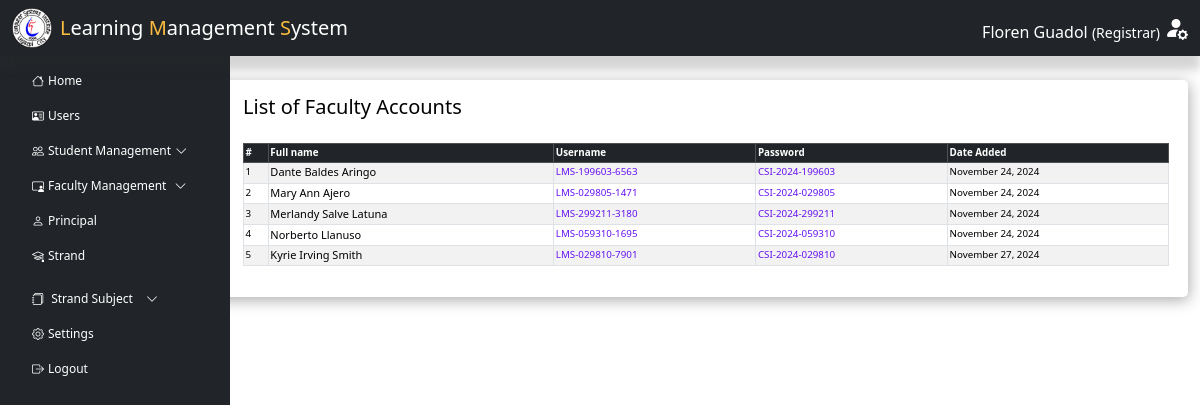
The page /admin/index.php?page=teacher_accounts (signed in) on the database as committed earlier.
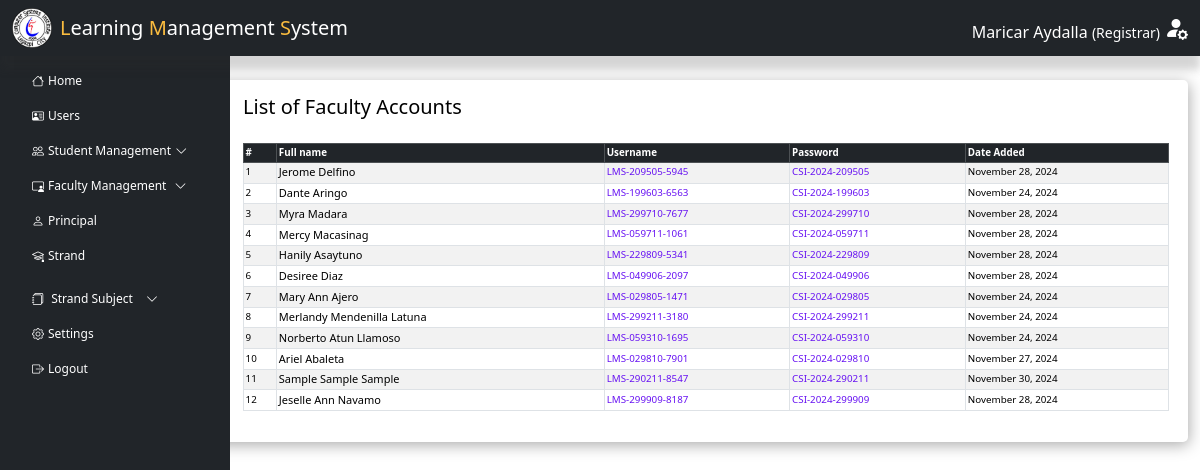
The same page on the database as committed later.
### tables this page shows
CREATE TABLE `registrar` (
  `registrar_id` varchar(50) NOT NULL,
  `firstname` varchar(50) NOT NULL,
  `middlename` varchar(50) DEFAULT NULL,
  `lastname` varchar(50) NOT NULL,
  `contact` varchar(15) NOT NULL,
  `gender` varchar(10) NOT NULL,
  `email` varchar(50) NOT NULL,
  `address` varchar(50) NOT NULL,
  `image` varchar(255) NOT NULL,
  `id` varchar(50) NOT NULL COMMENT 'User ID'
);

CREATE TABLE `teacher` (
  `teacher_id` varchar(50) NOT NULL COMMENT 'Primary key',
  `teacher_fname` varchar(50) NOT NULL,
  `teacher_mname` varchar(50) DEFAULT NULL,
  `teacher_lname` varchar(50) NOT NULL,
  `teacher_contact` varchar(15) NOT NULL,
  `teacher_gender` varchar(50) DEFAULT NULL,
  `teacher_dob` date NOT NULL,
  `status` varchar(50) DEFAULT NULL,
  `teacher_address` varchar(150) NOT NULL,
  `image` varchar(255) NOT NULL,
  `id` varchar(50) DEFAULT NULL COMMENT 'User ID'
);

CREATE TABLE `users` (
  `user_num` int NOT NULL,
  `id` varchar(50) NOT NULL,
  `username` varchar(50) DEFAULT NULL,
  `password` varchar(100) DEFAULT NULL,
  `role` varchar(50) NOT NULL,
  `date_added` datetime DEFAULT CURRENT_TIMESTAMP
);

### includes/dbh-inc.php (called while the page is built)
<?php
include "function.php";
$mySQLFunction = new myDataBase("localhost", "root", "Nicolas051002", "lms_db");

### includes/function.php (called while the page is built, shortened)
<?php
class myDataBase
{
    private $hostname;
    private $username;
    private $password;
    private $database;
    public $con;
    public function __construct($hostname, $username, $password, $database)
    {
        $this->hostname = $hostname;
        $this->username = $username;
        $this->password = $password;
        $this->database = $database;
    }
    public function connection()
    {
        try {
            if (!$this->con) {
                $this->con = mysqli_connect($this->hostname, $this->username, $this->password, $this->database);
                if ($this->con) {
                    return true;
                } else {
                    return false;
                }
            } else {
                return true;
            }
        } catch (mysqli_sql_exception $e) {
            echo $e;
        }
    }
    public function disconnect()
    {
        if ($this->con) {
            if (mysqli_close($this->con)) {
                $this->con = false;
                return true;
            } else {
                return false;
            }
        } else {
            return true;
        }
    }
    public function generatePassword($dob)
    {
        $year = date('Y');
        $dob = new DateTime($dob);
        $dobyear = $dob->format('y');
        $month = $dob->format('m');
        $day = $dob->format('d');
        $studPassword = "CSI-{$year}-{$day}{$dobyear}{$month}";
        return $studPassword;
    }
    public function getTeacherAccounts($role = 'TEACHER')
    {
        $stmt = $this->con->prepare("
        SELECT u.id, u.username, u.password, u.role, u.date_added,
        t.teacher_dob, t.teacher_fname, t.teacher_mname, t.teacher_lname
        FROM `users` u
        JOIN `teacher` t ON u.id = t.id
        WHERE u.role = ?
        ORDER BY u.id
        ");
        $stmt->bind_param('s', $role);
        $stmt->execute();
        $stored = $stmt->get_result()->fetch_all(MYSQLI_ASSOC);
        return $stored;
    }
}

### admin/teacher_accounts.php (the view, shortened to what this page needs)
<?php
include "../includes/dbh-inc.php";
$mySQLFunction->connection();
$mySQLFunction->disconnect();
?>
<main class="col-md-12 ms-sm-auto col-lg-10">
    <div class="container">
        <div class="row">
            <div class="col-12">
                <div class="data-table">
                    <div class="d-flex justify-content-between flex-wrap flex-md-nowrap align-items-center mb-3  ms-3 me-3">
                        <h5 class="text-black">List of Faculty Accounts</h5>
                    </div>
                    <div class="table-responsive small ms-3 me-1">
                        <table id="example" class="table table-bordered table-striped table-sm align-middle">
                            <thead class="table-dark">
                                <tr>
                                    <th scope="col">#</th>
                                    <th scope="col">Full name</th>
                                    <th scope="col">Username</th>
                                    <th scope="col">Password</th>
                                    <th scope="col">Date Added</th>
                                </tr>
                            </thead>
                            <tbody>
                                <?php
                                $mySQLFunction->connection();
                                $result = $mySQLFunction->getTeacherAccounts('TEACHER');
                                if (!empty($result)) {
                                    $count = 1;
                                    foreach ($result as $row) {
                                        $addedDate = new DateTime($row['date_added']);
                                        $formattedDate = $addedDate->format('F j, Y');
                                        if (isset($row['teacher_dob'])) {
                                            $formattedPassword = $mySQLFunction->generatePassword($row['teacher_dob']);
                                        } else {
                                            $formattedPassword = "N/A";
                                        }
                                        echo '<tr>';
                                        echo '<td>' . $count . '</td>';
                                        echo '<td style="font-size:11px;">' .  ucwords(strtolower($row["teacher_fname"] . ' ' . $row["teacher_mname"] . ' ' . $row["teacher_lname"])) . '</td>';
                                        echo '<td style="color: #6610f2; font-weight:500;">' . $row["username"] . '</td>';
                                        echo '<td style="color: #6610f2; font-weight:500;">' . $formattedPassword . '</td>';
                                        echo '<td>' . $formattedDate . '</td>';
                                        echo '</tr>';
                                        $count++;
                                    }
                                } else {
                                    echo '<tr>
                                <td colspan="10" class="text-center">Teacher accounts not found.<br>
                                </td>
                              </tr>';
                                }
                                echo '</tbody>';
                                echo '</table>';
                                ?>
                    </div>
                </div>
            </div>
        </div>
    </div>
</main>

### admin/includes/header.php (shortened to what this page needs)
<?php
$host = 'localhost';
$dbname = 'lms_db';
$username = 'root';
$password = 'Nicolas051002';
try {
    $conn = new PDO("mysql:host=$host;dbname=$dbname;charset=utf8", $username, $password);
    $conn->setAttribute(PDO::ATTR_ERRMODE, PDO::ERRMODE_EXCEPTION);
    $conn->setAttribute(PDO::ATTR_DEFAULT_FETCH_MODE, PDO::FETCH_ASSOC);
} catch (PDOException $e) {
    echo "Connection failed: " . $e->getMessage();
    exit();
}
function getAdminInfo($conn)
{
    $sql = "SELECT * FROM registrar";
    $stmt = $conn->query($sql);
    return $stmt ? $stmt->fetchAll() : [];
}
$users = getAdminInfo($conn);
foreach ($users as $user) {
    $fullName = ucwords(strtolower($user['firstname'] . ' ' . $user['lastname']));
}
?>
<!DOCTYPE html>
<html lang="en">
<head>
    <link rel="stylesheet" href="../../assets/bootstrap-5.3.3-dist/css/bootstrap.min.css">
    <link rel="stylesheet" href="../assets/css/admin.css?v=<?php echo time(); ?>" />
    <link rel="stylesheet" href="https://cdn.jsdelivr.net/npm/bootstrap-icons/font/bootstrap-icons.css">
    <link href="https://cdnjs.cloudflare.com/ajax/libs/select2/4.0.13/css/select2.min.css" rel="stylesheet" />
    <link href="https://cdn.jsdelivr.net/npm/bootstrap@5.3.3/dist/css/bootstrap.min.css" rel="stylesheet">
    <link href="https://cdn.datatables.net/1.13.4/css/jquery.dataTables.min.css" rel="stylesheet">
    <link rel="stylesheet" href="https://cdn.datatables.net/buttons/2.3.6/css/buttons.dataTables.min.css">
    <link rel="stylesheet" href="//cdnjs.cloudflare.com/ajax/libs/morris.js/0.5.1/morris.css">
    <link rel="stylesheet" href="https://cdnjs.cloudflare.com/ajax/libs/animate.css/4.1.1/animate.min.css">
</head>
<body>
    <nav class="navbar navbar-expand-lg navbar-light bg-dark nav-shadow">
        <div class="container-fluid">
            <div class="image d-flex align-items-center">
                <a href="?page=home">
                    <span class="d-none d-lg-inline">
                        <img src="../assets/img/csi.webp" alt="LMS Logo">
                    </span>
                </a>
                <div class="navbar-brand text-white d-none d-lg-inline">
                    <span class="color">L</span>earning <span class="color">M</span>anagement
                    <span class="color">S</span>ystem
                </div>
            </div>
            <div class="dropdown d-none d-lg-block ms-auto">
                <a href="#" class="d-flex align-items-center text-decoration-none" id="profileDropdown" data-bs-toggle="dropdown" aria-expanded="false">
                    <span class="text-white me-1 mt-2" style="font-weight: 400;">
                        <?php
                        echo ucwords(strtolower($fullName));
                        ?>
                        <small>(Registrar)</small>
                    </span>
                    <i class="bi bi-person-fill-gear text-white" style="font-size: 1.5rem;"></i>
                </a>
            </div>
        </div>
    </nav>
    <header>
        <div class="container-fluid">
            <div class="row mt-4">
                <nav id="sidebar" class="col-md-3 bg-dark sidebar offcanvas-md offcanvas-start" style="max-width: 230px;">
                    <div class="position-sticky text-white ">
                        <ul class="nav flex-column ">
                            <div class="nav-link fw-bold dasboard d-none d-lg-inline mb-3">
                            </div>
                            <li class="nav-item">
                                <a class="nav-link active" href="index.php?page=home ">
                                    <i class="bi bi-house me-1"></i>Home
                                </a>
                            </li>
                            <li class="nav-item">
                                <a class="nav-link active sm-5" href="index.php?page=users">
                                    <i class="bi bi-person-vcard me-1"></i>Users
                                </a>
                            </li>
                            <li class="nav-item">
                                <a class="nav-link  text-white" href="#studentMenu" data-bs-toggle="collapse" aria-expanded="false" id="studentDropdown">
                                    <i class="bi  bi-people me-1"></i>Student Management <i class="bi bi-chevron-down" style="margin-left: 1px;" id="studentIcon"></i>
                                </a>
                            </li>
                            <li class="nav-item">
                                <a class="nav-link  text-white" href="#facultyMenu" data-bs-toggle="collapse" aria-expanded="false" id="studentDropdown">
                                    <i class="bi bi-person-video3 me-1"></i>Faculty Management <i class="bi bi-chevron-down" style="margin-left: 5px;" id="facultyIcon"></i>
                                </a>
                            </li>
                            <li class="nav-item">
                                <a class="nav-link active" href="index.php?page=principal">
                                    <i class="bi bi-person me-1"></i>Principal
                                </a>
                            </li>
                            <li class="nav-item">
                                <a class="nav-link active" href="index.php?page=strand">
                                    <i class="bi bi-mortarboard me-1"></i>Strand
                                </a>
                            </li>
                            <li class="nav-item mt-2">
                                <a class="nav-link text-white" href="#strandSubjectMenu" data-bs-toggle="collapse" aria-expanded="false" id="strandDropdown">
                                    <i class="bi bi-journals me-1"></i> Strand Subject
                                    <i class="bi bi-chevron-down" style="margin-left: 10px;" id="strandIcon"></i>
                                </a>
                            </li>
                            <li class="nav-item">
                                <a class="nav-link active" href="index.php?page=settings">
                                    <i class="bi bi-gear me-1"></i>Settings
                                </a>
                            </li>
                            <li class="nav-item">
                                <a type="button" class="nav-link active" data-bs-toggle="modal" data-bs-target="#logoutModal">
                                    <i class="bi bi-box-arrow-right me-1"></i>Logout
                                </a>
                            </li>
                        </ul>
                    </div>
                </nav>
            </div>
        </div>
    </header>

### admin/index.php (shortened to what this page needs)
<?php
include "./includes/header.php";
?>
    <?php
    $page = isset($_GET["page"]) ? $_GET["page"] : "home";
    switch ($page) {
        case "teacher_accounts":
            require_once 'teacher_accounts.php';
            break;
    }
    ?>

### assets/css/admin.css (style rules this page uses)
body { font-family: "Segoe UI", Tahoma, Geneva, Verdana, sans-serif; background-color: #f1f4f9; }
.navbar { position: fixed; top: 0; width: 100%; z-index: 1000; background-color: #ffffff; box-shadow: 0 2px 5px rgba(0, 0, 0, 0.1); transition: all 0.3s; padding: 0.5rem 1rem; }
.color { color: #fabc3f; }
.nav-shadow { box-shadow: 0 14px 8px rgba(49, 49, 49, 0.2); }
.navbar .image { display: flex; align-items: center; gap: 0.5rem; font-weight: 500; font-size: 20px; }
.navbar .image img { height: 40px; }
.sidebar { color: #fff; padding: 20px; height: 100vh; position: fixed; top: 0; left: 0; overflow-y: auto; }
.sidebar ul { list-style: none; padding: 0; margin: 0; }
.sidebar li { margin-bottom: 5px; }
.sidebar a { color: #fff; text-decoration: none; }
.sidebar .nav-link { padding: 6px 20px; font-size: 12px; color: #fff; transition: background-color 0.3s ease, color 0.3s ease; border-radius: 5px; }
.data-table { background: #fff; padding: 15px; margin-bottom: 15px; box-shadow: 1px 3px 15px #aaa; border-radius: 5px; align-items: center; justify-content: center; }
.table-responsive { max-height: 410px; overflow-y: auto; }
.data-table { font-size: 0.9em; }
.table th, .table td { padding: 0.1rem; }

### admin/teacher_accounts.php (style rules this page uses)
.data-table { font-size: 0.7em; }
.table th, .table td { padding: 0.1rem; }

Rows that differ between the two databases and show on the page:
changed registrar: fullName "Floren Guadol" → "Maricar Aydalla"
added teacher: teacher_fname+teacher_mname+teacher_lname "Jerome Delfino", id.username "LMS-209505-5945", teacher_dob "CSI-2024-209505", id.date_added "November 28, 2024"
changed teacher "LMS-199603-6563": teacher_fname+teacher_mname+teacher_lname "Dante Baldes Aringo" → "Dante Aringo"
added teacher: teacher_fname+teacher_mname+teacher_lname "Myra Madara", id.username "LMS-299710-7677", teacher_dob "CSI-2024-299710", id.date_added "November 28, 2024"
added teacher: teacher_fname+teacher_mname+teacher_lname "Mercy Macasinag", id.username "LMS-059711-1061", teacher_dob "CSI-2024-059711", id.date_added "November 28, 2024"
added teacher: teacher_fname+teacher_mname+teacher_lname "Hanily Asaytuno", id.username "LMS-229809-5341", teacher_dob "CSI-2024-229809", id.date_added "November 28, 2024"
added teacher: teacher_fname+teacher_mname+teacher_lname "Desiree Diaz", id.username "LMS-049906-2097", teacher_dob "CSI-2024-049906", id.date_added "November 28, 2024"
changed teacher "LMS-299211-3180": teacher_fname+teacher_mname+teacher_lname "Merlandy Salve Latuna" → "Merlandy Mendenilla Latuna"
changed teacher "LMS-059310-1695": teacher_fname+teacher_mname+teacher_lname "Norberto Llanuso" → "Norberto Atun Llamoso"
changed teacher "LMS-029810-7901": teacher_fname+teacher_mname+teacher_lname "Kyrie Irving Smith" → "Ariel Abaleta"
added teacher: teacher_fname+teacher_mname+teacher_lname "Sample Sample Sample", id.username "LMS-290211-8547", teacher_dob "CSI-2024-290211", id.date_added "November 30, 2024"
added teacher: teacher_fname+teacher_mname+teacher_lname "Jeselle Ann Navamo", id.username "LMS-299909-8187", teacher_dob "CSI-2024-299909", id.date_added "November 28, 2024"
